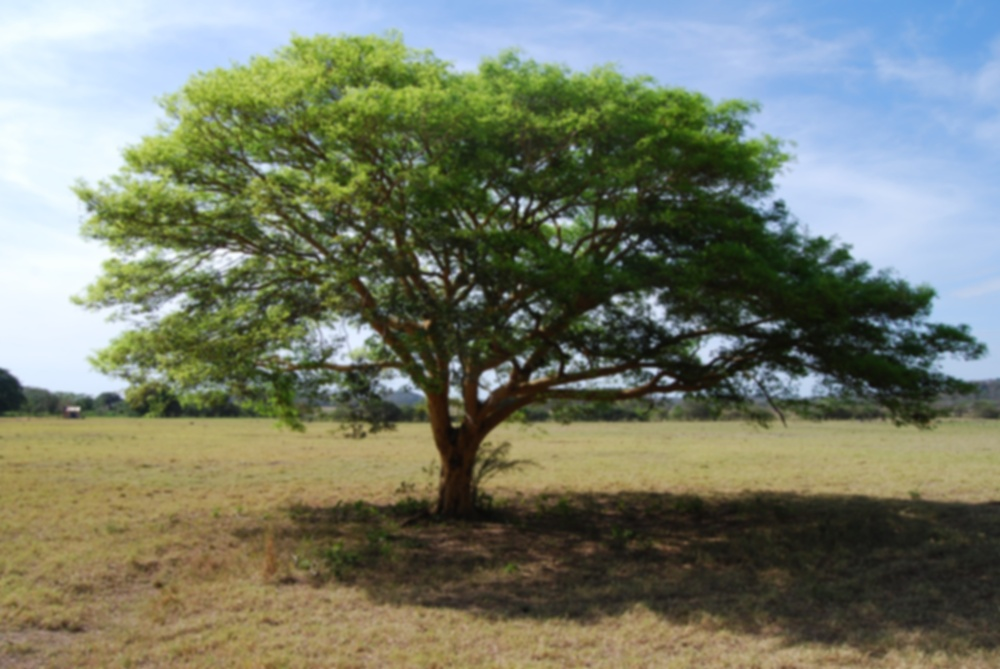
#> input picture tree.jpg, 1000 x 669 px, shrunk from 3872 x 2592 before the run
$ python 3.py
#> lines starting #> are read from the running program, lines starting #| are printed output that depends on the picture; after the words box and inside, x2 and y2 are one past the last pixel; in counts of white or black regions, pixels touching at a corner belong together
'''
Ввод изображения
BGR → HSV (перевод в другую цветовую модель)
Увеличить четкость изображения (например, с помощью фильтра увеличения резкости или CLAHE)
Выделить оттенки HSV (определить диапазон цвета в HSV)
In Range получить маску для цвета (cv2.inRange() для выделения объекта по цвету)
Применить маску к оригинальному изображению (битовая операция cv2.bitwise_and)
Различие по Гауссу (применить Гауссово размытие и/или детектор границ, например cv2.GaussianBlur + cv2.Canny)
Вывести/сохранить результат (показать изображения с помощью cv2.imshow или сохранить cv2.imwrite)
'''
import cv2
import numpy as np

def show_img(img):
    cv2.imshow("", img)
    cv2.waitKey(0)
    cv2.destroyAllWindows()


# 1) ввод изображения
img = cv2.imread("tree.jpg")
#> img is the input picture: shape (669, 1000, 3); mean B, G, R 106.6, 124.1, 118.3
show_img(img)

# 2) перевод в другую цветовую модель
img_hsv = cv2.cvtColor(img, cv2.COLOR_BGR2HSV)
#> img_hsv: shape (669, 1000, 3); mean H, S, V 52, 92.9, 136.9
show_img(img_hsv)

# 3) увеличить четкость изображения
kernel = np.array([[0, -1, 0],
                   [-1, 5, -1],
                   [0, -1, 0]])

img_sharpened = cv2.filter2D(img_hsv, -1, kernel)
#> img_sharpened: shape (669, 1000, 3); mean H, S, V 52.1, 93.1, 136.9
show_img(img_sharpened)

# 4) диапазон HSV для зеленого
lower_green = np.array([35, 50, 50]) # светлый зеленый
upper_green = np.array([85, 255, 255]) # темный зеленый

# другие похожие оттенки
lower_other = np.array([25, 30, 30])
upper_other = np.array([35, 255, 255])

# 5) создание маски
mask_green = cv2.inRange(img_sharpened, lower_green, upper_green)
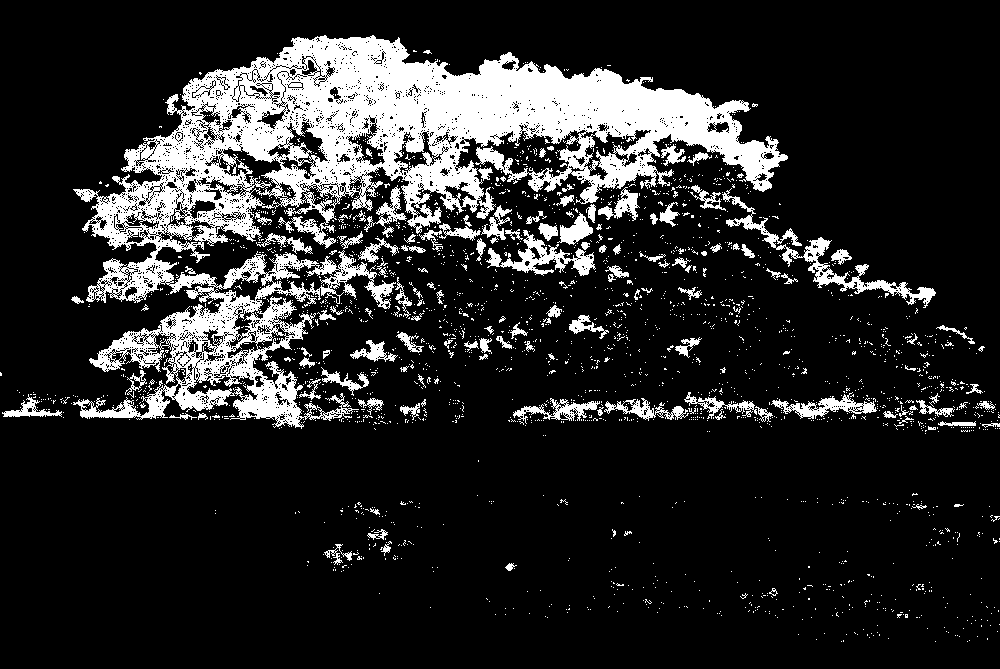
#> mask_green: shape (669, 1000); 16% white; 2236 white regions (2096 under 20 px), largest, box (x1, y1, x2, y2) and area: (73, 35, 788, 429) 81948, (722, 188, 936, 308) 2656, (486, 230, 596, 276) 1625
mask_other = cv2.inRange(img_sharpened, lower_other, upper_other)
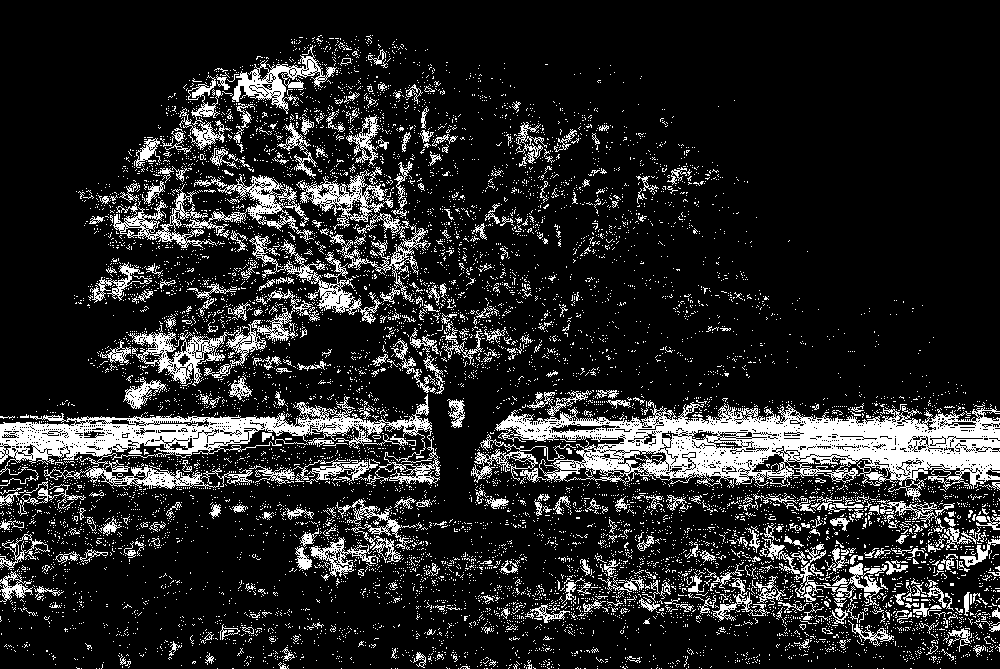
#> mask_other: shape (669, 1000); 15.2% white; 9729 white regions (9328 under 20 px), largest, box (x1, y1, x2, y2) and area: (495, 400, 1000, 490) 21997, (0, 394, 440, 489) 13096, (128, 289, 320, 386) 3318
mask = cv2.bitwise_or(mask_green, mask_other)
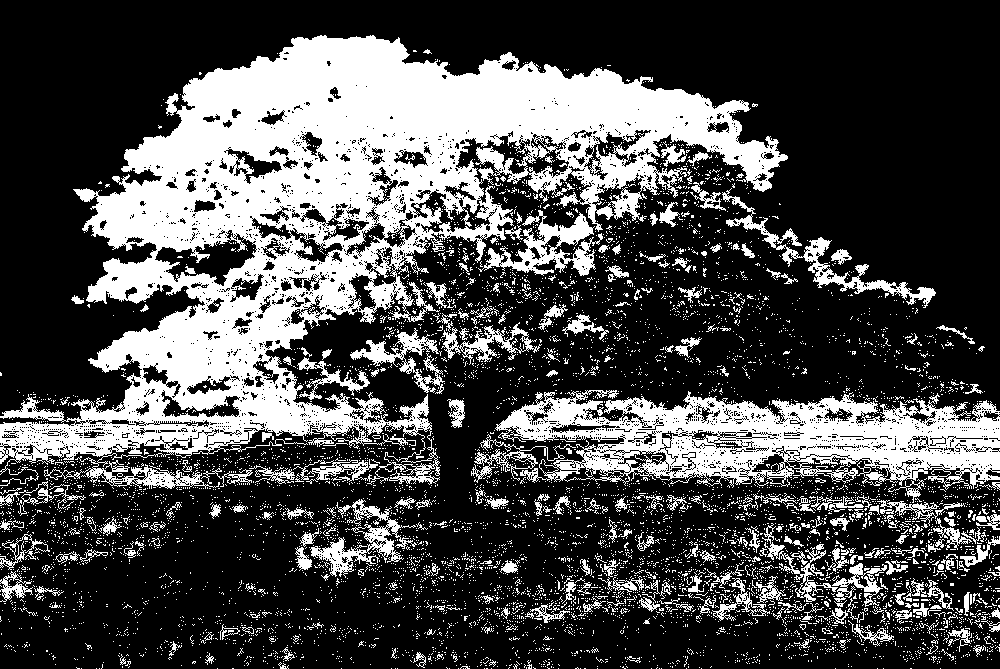
#> mask: shape (669, 1000); 29.8% white; 7010 white regions (6711 under 20 px), largest, box (x1, y1, x2, y2) and area: (0, 35, 788, 489) 122453, (495, 390, 1000, 490) 27056, (478, 210, 603, 276) 2894

show_img(mask)

# 6) применение маски
img_bgr_sharpened = cv2.cvtColor(img_sharpened, cv2.COLOR_HSV2BGR)
masked_result = cv2.bitwise_and(img_bgr_sharpened, img_bgr_sharpened, mask=mask)
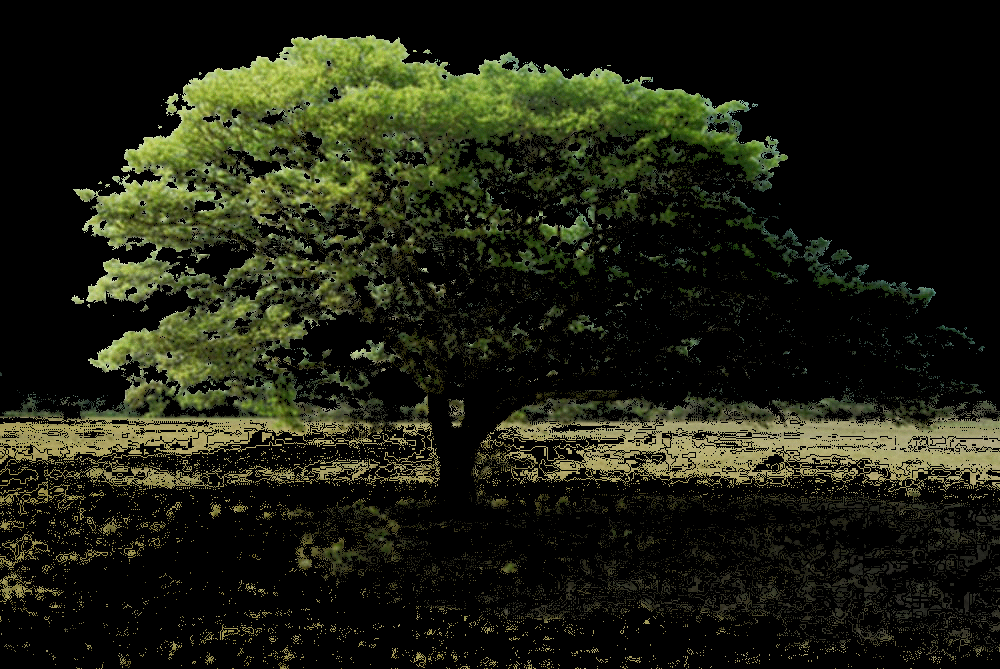
#> masked_result: shape (669, 1000, 3); mean B, G, R 17.8, 32.2, 29.4
show_img(masked_result)

# 7) размытие
denoised = cv2.GaussianBlur(masked_result, (5, 5), 0)

# 8) вывод
show_img(denoised)
